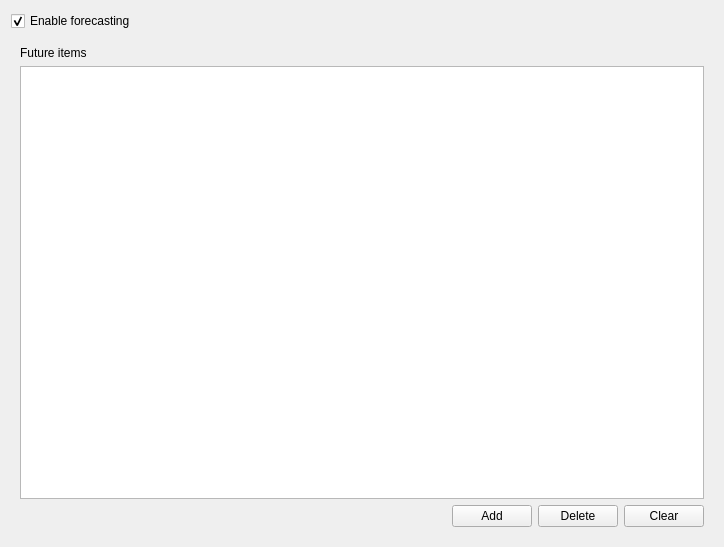
<?xml version="1.0" encoding="UTF-8"?>
<ui version="4.0">
 <class>ForecastingWidget</class>
 <widget class="QWidget" name="ForecastingWidget">
  <property name="geometry">
   <rect>
    <x>0</x>
    <y>0</y>
    <width>724</width>
    <height>547</height>
   </rect>
  </property>
  <property name="windowTitle">
   <string>Form</string>
  </property>
  <layout class="QGridLayout" name="gridLayout_2">
   <item row="0" column="0">
    <layout class="QGridLayout" name="gridLayout">
     <item row="0" column="0">
      <widget class="QCheckBox" name="enableForecastingCheckBox">
       <property name="text">
        <string>Enable forecasting</string>
       </property>
       <property name="checked">
        <bool>true</bool>
       </property>
       <property name="tristate">
        <bool>false</bool>
       </property>
      </widget>
     </item>
     <item row="1" column="0">
      <widget class="QWidget" name="widget" native="true">
       <layout class="QGridLayout" name="gridLayout_4">
        <item row="0" column="0">
         <layout class="QGridLayout" name="gridLayout_3">
          <item row="4" column="2">
           <widget class="QPushButton" name="deleteButton">
            <property name="text">
             <string>Delete</string>
            </property>
           </widget>
          </item>
          <item row="4" column="1">
           <widget class="QPushButton" name="addButton">
            <property name="text">
             <string>Add</string>
            </property>
           </widget>
          </item>
          <item row="1" column="0" colspan="4">
           <widget class="QTableView" name="forecastingTableView"/>
          </item>
          <item row="4" column="3">
           <widget class="QPushButton" name="clearButton">
            <property name="text">
             <string>Clear</string>
            </property>
           </widget>
          </item>
          <item row="4" column="0">
           <spacer name="horizontalSpacer">
            <property name="orientation">
             <enum>Qt::Horizontal</enum>
            </property>
            <property name="sizeHint" stdset="0">
             <size>
              <width>40</width>
              <height>20</height>
             </size>
            </property>
           </spacer>
          </item>
          <item row="0" column="0">
           <widget class="QLabel" name="futureItemsLabel">
            <property name="text">
             <string>Future items</string>
            </property>
           </widget>
          </item>
         </layout>
        </item>
       </layout>
      </widget>
     </item>
    </layout>
   </item>
  </layout>
 </widget>
 <resources/>
 <connections/>
</ui>
